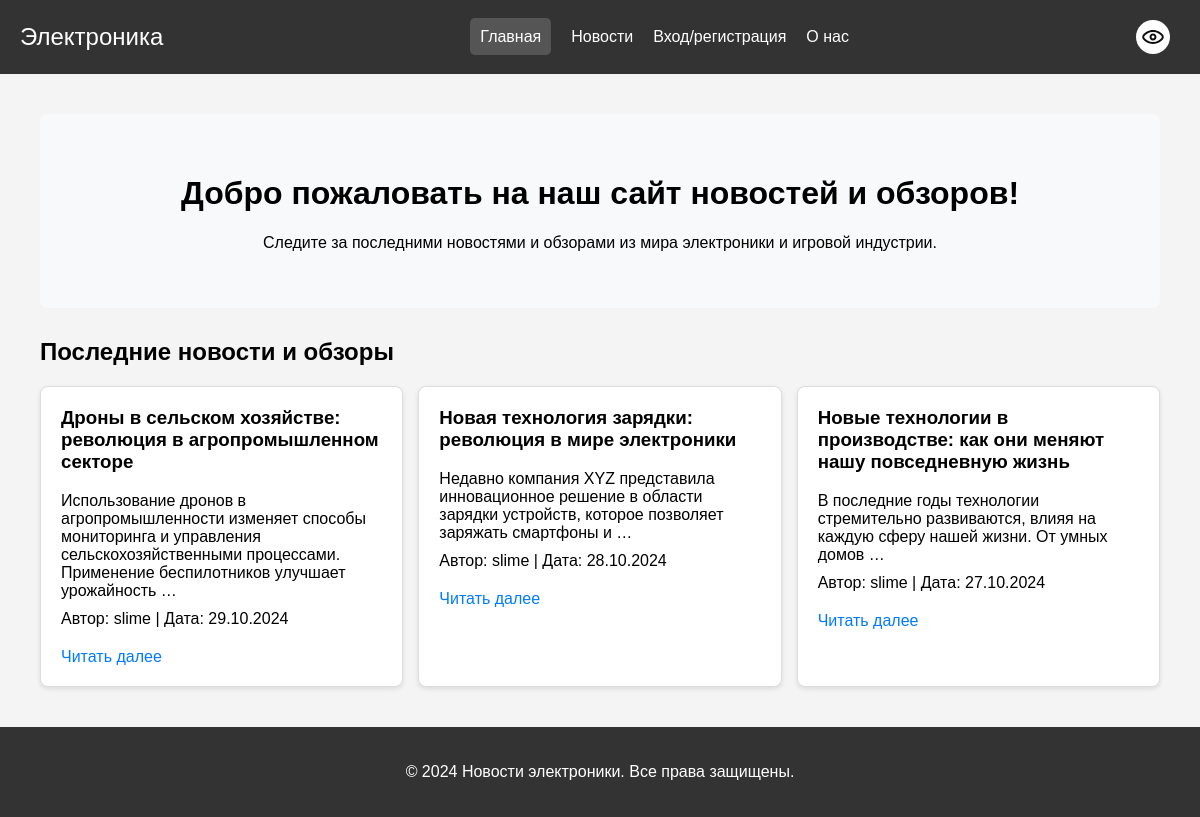
/, run on an earlier commit of the app's database.
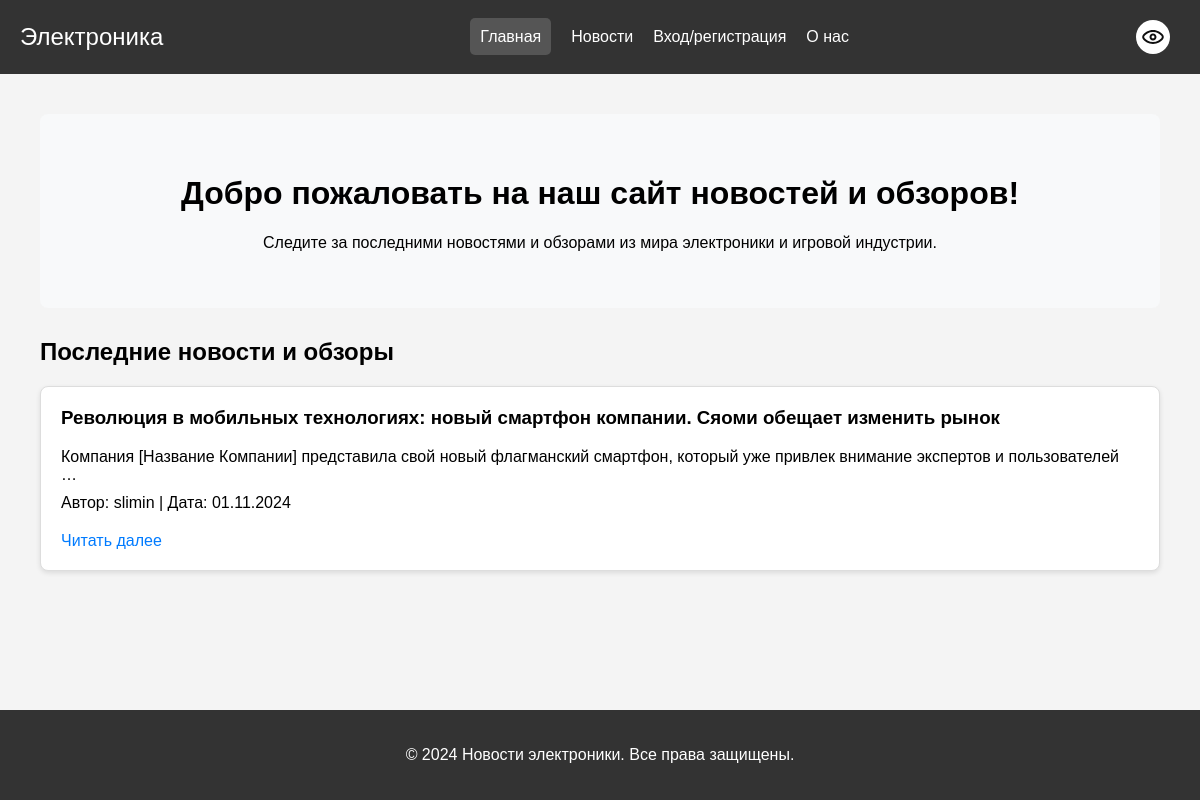
And on a later commit of the database.
### news/models.py (models this page shows, shortened)
class Content(models.Model):
    CONTENT_TYPES = [
        ('news', 'Новости'),
        ('review', 'Обзор'),
    ]
    title = models.CharField(max_length=200)
    content = models.TextField()
    created_at = models.DateTimeField(auto_now_add=True)
    author = models.ForeignKey('UserProfile', on_delete=models.CASCADE)
    type = models.CharField(max_length=10, choices=CONTENT_TYPES)
    age_restriction = models.BooleanField(default=False, verbose_name="Возрастные ограничения")

class UserProfile(AbstractUser):
    username = models.CharField(max_length=20, unique=True, blank=False)
    nickname = models.CharField(max_length=15, blank=False)
    birthdate = models.DateField(blank=False, null=False)
    avatar = models.ImageField(upload_to='user_avatars', default='user_avatars/default-avatar.png')
    email = models.EmailField(unique=True)

### news/views.py (the view)
# urls.py: path('', views.index, name='index'),
def index(request):
    latest_news = Content.objects.order_by('-created_at')[:6]
    return render(request, 'index.html', {'latest_news': latest_news})

### news/templates/index.html (shortened to what this page needs)
{% extends 'base.html' %}
{% load static %}
{% block extra_css %}
<link rel="stylesheet" href="{% static 'css/index.css' %}">
{% endblock %}
{% block content %}
<div class="content-container">
    <div class="banner">
        <h1>Добро пожаловать на наш сайт новостей и обзоров!</h1>
        <p>Следите за последними новостями и обзорами из мира электроники и игровой индустрии.</p>
    </div>
    <div class="latest-content">
        <h2>Последние новости и обзоры</h2>
        <div class="content-cards">
            {% for news in latest_news %}
                <div class="content-card">
                    <h3>{{ news.title }}</h3>
                    <p>{{ news.content|truncatewords:15 }}</p>
                    <p>Автор: {{ news.author.username }} | Дата: {{ news.created_at|date:"d.m.Y" }}</p>
                    <a href="{% url 'content_detail' news.id %}">Читать далее</a>
                </div>
            {% empty %}
                <p>Нет доступных новостей или обзоров.</p>
            {% endfor %}
        </div>
    </div>
</div>
{% endblock %}

### news/templates/base.html (shortened to what this page needs)
<!DOCTYPE html>
<html lang="ru">
<head>
    {% load static %}
    <link rel="stylesheet" href="{% static 'css/base.css' %}">
    {% block extra_css %}{% endblock %}
</head>
<body>
    <header>
        <div class="navbar">
            <div class="logo">Электроника</div>
            <ul class="nav-links">
                <li><a href="{% url 'index' %}" class="{% if request.path == '/' %}active{% endif %}">Главная</a></li>
                <li><a href="{% url 'news' %}" class="{% if request.path == '/news/' %}active{% endif %}">Новости</a></li>
                {% if user.is_authenticated %}    <li><a href="{% url 'profile' %}" class="{% if request.path == '/profile/' %}active{% endif %}">Профиль</a></li>
{% else %}    <li><a href="{% url 'authorise' %}"
            class="{% if request.path == '/authorise/' or request.path == '/register/' or request.path == '/password_reset/' %} active{% endif %}">        Вход/регистрация</a></li>
{% endif %}
                <li><a href="{% url 'about' %}" class="{% if request.path == '/about/' %}active{% endif %}">О нас</a></li>
            </ul>
            <div class="contrast-icon-wrapper" onclick="toggleContrastIcon()">
                <img id="contrast-icon" src="{% static 'images/eye.svg' %}" alt="Contrast Icon">
            </div>
        </div>
    </header>
    <main>
        {% block content %}{% endblock %}
    </main>
    <footer>
        <p>&copy; 2024 Новости электроники. Все права защищены.</p>
    </footer>
</body>
</html>

### news/static/css/base.css (style rules this page uses)
body { margin: 0; font-family: Arial, sans-serif; background-color: #f4f4f4; display: flex; flex-direction: column; min-height: 100vh; }
header { background-color: #333; color: #fff; padding: 20px; position: relative; }
.navbar { display: flex; justify-content: space-between; align-items: center; }
.logo { font-size: 24px; }
.nav-links { list-style: none; margin: 0; padding: 0; display: flex; flex-grow: 1; justify-content: center; }
.nav-links li { margin-left: 20px; }
.nav-links li a { color: #fff; text-decoration: none; }
.nav-links li a.active { background-color: #555; padding: 10px; border-radius: 5px; }
.contrast-icon-wrapper { display: flex; justify-content: center; align-items: center; background-color: white; border-radius: 50%; width: 30px; height: 30px; padding: 2px; margin-right: 10px; }
#contrast-icon { width: 24px; height: 24px; cursor: pointer; }
main { flex-grow: 1; padding: 20px; }
footer { background-color: #333; color: #fff; text-align: center; padding: 20px; margin-top: auto; }
@media (min-width: 601px) { .contrast-icon-wrapper { margin-left: auto; } }

### news/static/css/index.css (style rules this page uses)
.content-container { max-width: 1200px; margin: 0 auto; padding: 20px; }
.banner { text-align: center; padding: 40px; background-color: #f8f9fa; border-radius: 8px; margin-bottom: 20px; }
.latest-content { margin-top: 30px; }
.content-cards { display: flex; flex-wrap: wrap; gap: 15px; }
.content-card { background: #fff; border: 1px solid #ddd; border-radius: 8px; padding: 20px; flex: 1 1 300px; box-shadow: 0 2px 5px rgba(0, 0, 0, 0.1); }
.content-card h3 { margin-top: 0; }
.content-card p { margin: 10px 0; }
.content-card a { display: inline-block; margin-top: 10px; color: #007bff; text-decoration: none; }

What changed in the data, as far as the page shows it:
removed Content: title "Дроны в сельском хозяйстве: революция в агропромышленном секторе", content "Использование дронов в агропромышленности изменяет способы мониторинга и управления сельскохозяйственными процессами. Применение беспилотников улучшает урожайность …", author.username "slime", created_at "29.10.2024"
removed Content: title "Новая технология зарядки: революция в мире электроники", content "Недавно компания XYZ представила инновационное решение в области зарядки устройств, которое позволяет заряжать смартфоны и …", author.username "slime", created_at "28.10.2024"
removed Content: title "Новые технологии в производстве: как они меняют нашу повседневную жизнь", content "В последние годы технологии стремительно развиваются, влияя на каждую сферу нашей жизни. От умных домов …", author.username "slime", created_at "27.10.2024"
added Content: title "Революция в мобильных технологиях: новый смартфон компании. Сяоми обещает изменить рынок", content "Компания [Название Компании] представила свой новый флагманский смартфон, который уже привлек внимание экспертов и пользователей …", author.username "slimin", created_at "01.11.2024"
